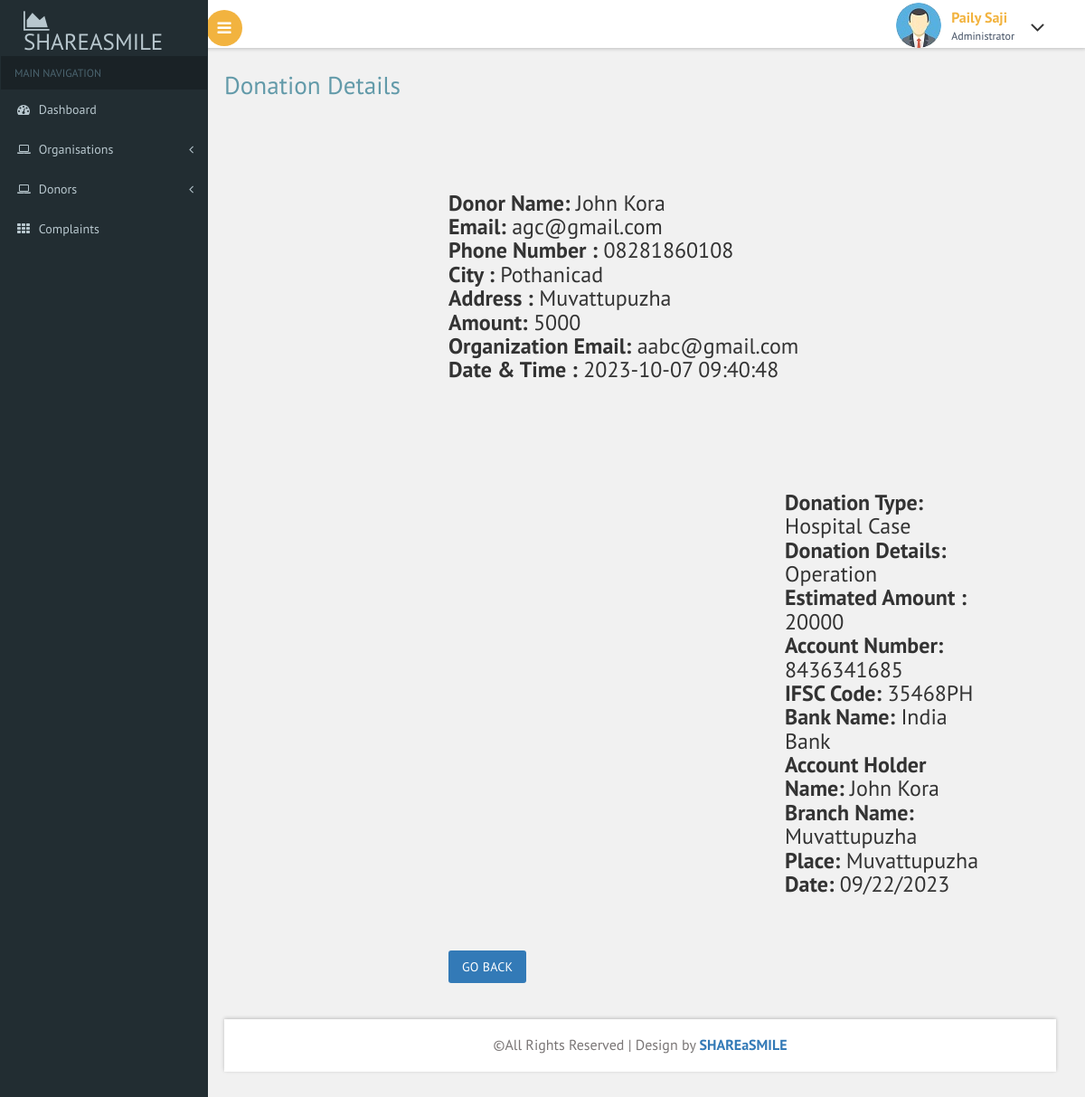
/admin/fulldetails.php?id=40&donation_id=20, run on the app's committed database.
### tables this page shows
CREATE TABLE `payment` (
  `payment_id` int(11) NOT NULL,
  `full_name` varchar(100) NOT NULL,
  `email` varchar(100) NOT NULL,
  `phone_number` varchar(15) NOT NULL,
  `city` varchar(100) NOT NULL,
  `address` varchar(500) NOT NULL,
  `amount` varchar(20) NOT NULL,
  `payment_status` int(11) NOT NULL,
  `donor_email` varchar(50) NOT NULL,
  `organization_email` varchar(500) NOT NULL,
  `donation_id` int(11) NOT NULL,
  `time_stamp` timestamp NOT NULL DEFAULT current_timestamp()
);

CREATE TABLE `request_form` (
  `donation_id` int(11) NOT NULL,
  `organization_email` varchar(100) NOT NULL,
  `donation_type` varchar(200) NOT NULL,
  `donation_details` varchar(600) NOT NULL,
  `estimated_amount` varchar(100) NOT NULL,
  `account_number` varchar(100) NOT NULL,
  `ifsc_code` varchar(50) NOT NULL,
  `bank_name` varchar(100) NOT NULL,
  `holder_name` varchar(100) NOT NULL,
  `branch` varchar(100) NOT NULL,
  `place` varchar(100) NOT NULL,
  `date` varchar(30) NOT NULL
);

### admin/fulldetails.php (the view)
<?php
include("header.php");
?>
<div id="page-wrapper">
    <div class="main-page">
        <h2 class="title1">Donation Details</h2>
        <?php
        if (isset($_GET['id'])) {
            $payment_id = $_GET['id'];
            $donation_id = $_GET['donation_id'];
            require("connect.php");
            $stmt = $conn->prepare("SELECT * FROM payment WHERE payment_id = ?");
            $stmt->bind_param("i", $payment_id);
            $stmt->execute();
            $res = $stmt->get_result();
            if ($res->num_rows > 0) {
                $row = $res->fetch_assoc();
                echo "<div id='page-wrapper'>";
                echo "<h3><b>Donor Name:</b> " . $row['full_name'] . "<br>";
                echo "<b>Email:</b> " . $row['email'] . "<br>";
                echo "<b>Phone Number :</b> " . $row['phone_number'] . "<br>";
                echo "<b>City :</b> " . $row['city'] . "<br>";
                echo "<b>Address :</b> " . $row['address'] . "<br>";
                echo "<b>Amount:</b> " . $row['amount'] . "<br>";
                echo "<b>Organization Email:</b> " . $row['organization_email'] . "<br>";
                echo "<b>Date & Time :</b> " . $row['time_stamp'] . "<br>";
                $stmt = $conn->prepare("SELECT * FROM request_form WHERE donation_id = ?");
                $stmt->bind_param("i", $donation_id);
                $stmt->execute();
                $res = $stmt->get_result();
                if ($res->num_rows > 0) {
                    while ($row1 = $res->fetch_assoc()) {
                        echo "<div id='page-wrapper'>";
                        echo "<b>Donation Type:</b> " . $row1['donation_type'] . "<br>";
                        echo "<b>Donation Details:</b> " . $row1['donation_details'] . "<br>";
                        echo "<b>Estimated Amount :</b> " . $row1['estimated_amount'] . "<br>";
                        echo "<b>Account Number:</b> " . $row1['account_number'] . "<br>";
                        echo "<b>IFSC Code:</b> " . $row1['ifsc_code'] . "<br>";
                        echo "<b>Bank Name:</b> " . $row1['bank_name'] . "<br>";
                        echo "<b>Account Holder Name:</b> " . $row1['holder_name'] . "<br>";
                        echo "<b>Branch Name:</b> " . $row1['branch'] . "<br>";
                        echo "<b>Place:</b> " . $row1['place'] . "<br>";
                        echo "<b>Date:</b> " . $row1['date'] . "<br>";
                        echo "</div>";
                    }
                    echo '<a class="btn btn-primary" href="donationdetails.php">Go Back</a>';
                    echo '</h3>';
                } else {
                    echo "<p>No data found for the specified ID.</p>";
                }
            }
        } else {
            echo "<p>No ID provided.</p>";
        }
        ?>
    </div>
</div>
<?php
include("footer.php");
?>

### admin/css/custom.css (style rules this page uses)
#page-wrapper { padding:5em 2em 2.5em; background-color: #F1F1F1; }

### data on the page
payment: full_name "John Kora", email "agc@gmail.com", phone_number "08281860108", city "Pothanicad", address "Muvattupuzha", amount "5000", organization_email "aabc@gmail.com", time_stamp "2023-10-07 09:40:48"
request_form: donation_type "Hospital Case", donation_details "Operation", estimated_amount "20000", account_number "8436341685", ifsc_code "35468PH", bank_name "India Bank", holder_name "John Kora", branch "Muvattupuzha", place "Muvattupuzha", date "09/22/2023"
